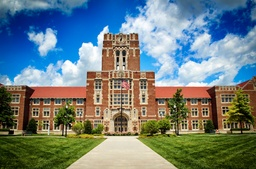
#> input picture images/ayreshall.jpeg, 256 x 169 px, shrunk from 1995 x 1320 before the run, given in place of smokey.jpeg, which was not available
$ jupyter execute --allow-errors CS425_Lab3_LucasYarnes.ipynb   (text cells are left out)
#> lines starting #> are read from the running program, lines starting #| are printed output that depends on the picture; pictures that were not available may be replaced by others from this repository, and a replacement may not be noted
[cell 1]
import pandas as pd
import matplotlib.pyplot as plt
import numpy as np
import cv2
from sklearn.cluster import KMeans

[cell 2]
def find_contours(image):
    # Find first blob
    horizon = []
    contour = []
    print(image.shape)
    # Start at 0,0
    horizon.append([0,0])
    # While inside bounds of image, search neighbors for similar colored pixels.
    # When a different color is reached, mark as boundary and add to array


#> (the rest of this cell did not finish here and is left out)

[cell 3]
def reduce_image(filename, k):
    # Load the image from file and reformat
#> called with filename = 'smokey.jpeg', k = 4
    image = np.array(cv2.cvtColor(cv2.imread("images/" + filename), cv2.COLOR_BGR2RGB))

    # Provide a way to simply fetch image from filename
    if k == -1:
        return image, None, None

    dims = image.shape
#> dims = (169, 256, 3)
    image = image.reshape(dims[0]*dims[1], 3)

    # Find cluster centers
    kmeans = KMeans(random_state=101, n_clusters=k, init='random', n_init="auto").fit(image)

    # For each pixel, find nearest cluster and set pixel to cluster center value
    assignments = kmeans.predict(image)
    for i in range(dims[0]*dims[1]):
        image[i] = kmeans.cluster_centers_[assignments[i]]

    # Return the updated image
    return image.reshape(dims), assignments, kmeans.cluster_centers_

image, pix_count, clusters = reduce_image("smokey.jpeg", 4)
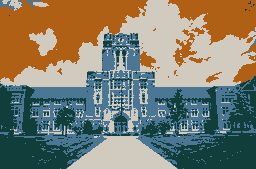
#> image: shape (169, 256, 3); mean of channels 0, 1, 2 109.9, 125.7, 126; drawn as B, G, R
#> clusters = [[20.81, 96.99, 175.1], [58.4, 61.64, 17.83], [148.6, 118.7, 75.26], [190.2, 203.5, 208.9]]
find_contours(image)
#| (169, 256, 3)
fig = plt.figure(figsize=(12,6))
plt.imshow(image)
plt.show()

[cell 4]
files = ["smokey.jpeg"]
# [13 lines of commented-out code are left out]

#> (the rest of this cell did not finish here and is left out)

[cell 5]
files = ["smokey.jpeg", "minkao.jpeg", "checkerneyland.jpeg", "ayreshall.jpeg"]
for name in files:
    fig, ax = plt.subplots(1,3,figsize=(15,6))
    index = 0
    for k in (4, 8, 16):
        image, pix_counts, clusters = reduce_image(name, k)
        N, bins, patches = ax[index].hist(pix_counts, np.arange(-0.5,k+0.5,1))
#> N = [10231, 9930, 9877, 13226]; bins = [-0.5, 0.5, 1.5, 2.5, 3.5]
        for i in range(clusters.shape[0]):
            patches[i].set_facecolor((clusters[i][0]/255.0,clusters[i][1]/255.0,clusters[i][2]/255.0,1))
        ax[index].set_xticks(np.arange(0,k,1))
        ax[index].set_title(f"{k} Clusters")
        index += 1
    fig.suptitle(f"Pixel Count By Color - {name}")
    ax[0].set_ylabel("Number of Pixels")
    ax[1].set_xlabel("Cluster")
    plt.show()
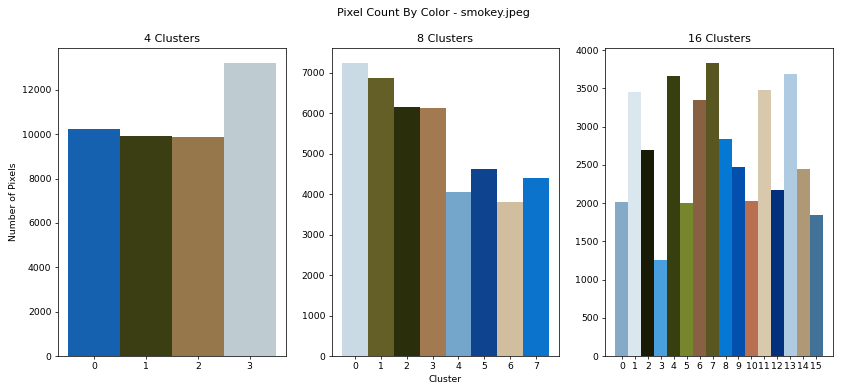
#> figure drawn by matplotlib, 3 panels; panel 1: tallest bar 13226 high, from x = 2.5 to 3.5; panel 2: tallest bar 7244 high, from x = -0.5 to 0.5; panel 3: tallest bar 3838 high, from x = 6.5 to 7.5
#> pass 2 of the loop `for name in files:`:
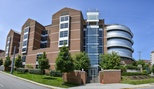
#> input picture images/minkao.jpeg, 154 x 89 px, shrunk from 1200 x 692 before the run
#> assignments = 13706 values, max 3 at index 0, min 0 at index 46, mean 1.57
#> `image, pix_counts, clusters = reduce_image(name, k)`:
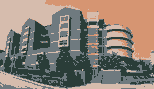
#> image: shape (89, 154, 3); mean of channels 0, 1, 2 116.3, 126.6, 137.3; drawn as B, G, R
#> `image, pix_counts, clusters = reduce_image(name, k)`: pix_counts has the same summary as assignments in reduce_image; clusters = [[114.2, 149.1, 214.5], [56.15, 61.82, 42.51], [127.3, 122.5, 111.1], [174, 188.6, 214.9]]
#> N = [2735, 3634, 4144, 3193]
#> `plt.show()`:
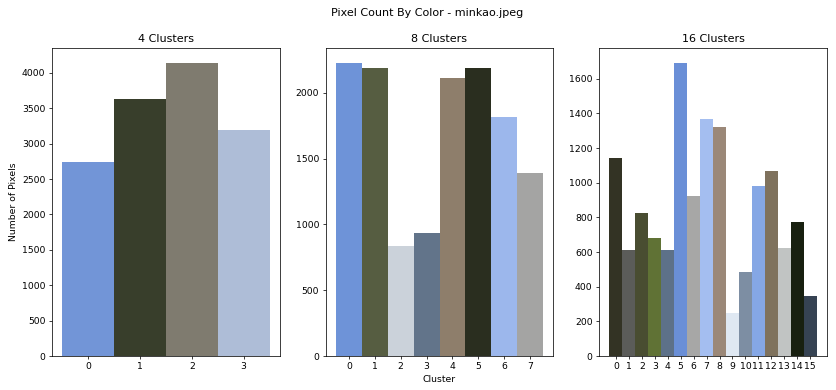
#> figure drawn by matplotlib, 3 panels; panel 1: tallest bar 4144 high, from x = 1.5 to 2.5; panel 2: tallest bar 2229 high, from x = -0.5 to 0.5; panel 3: tallest bar 1693 high, from x = 4.5 to 5.5
#> pass 3 of the loop `for name in files:`:
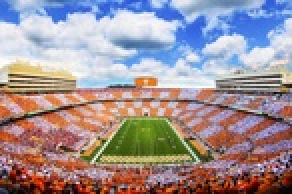
#> input picture images/checkerneyland.jpeg, 146 x 97 px, shrunk from 1134 x 756 before the run (shown 2 times larger)
#> `image, pix_counts, clusters = reduce_image(name, k)`:
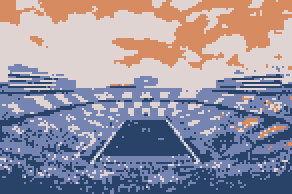
#> image: shape (97, 146, 3) (shown 2 times larger); mean of channels 0, 1, 2 158.5, 145, 149.7; drawn as B, G, R
#> `plt.show()`:
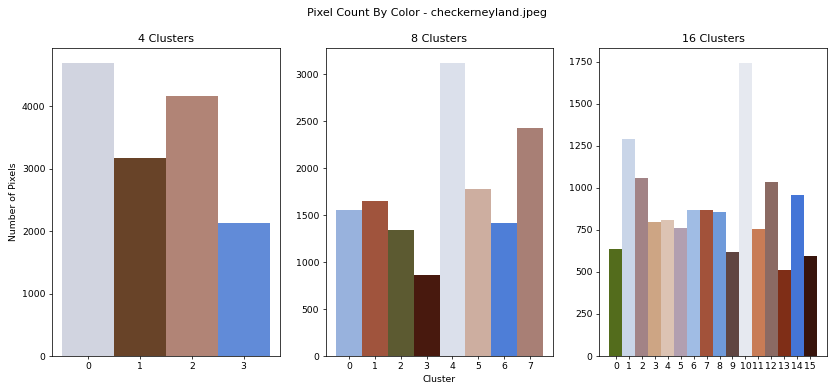
#> figure drawn by matplotlib, 3 panels; panel 1: tallest bar 4695 high, from x = -0.5 to 0.5; panel 2: tallest bar 3126 high, from x = 3.5 to 4.5; panel 3: tallest bar 1744 high, from x = 9.5 to 10.5
#> the loop made 4 passes; the first 3 are shown
